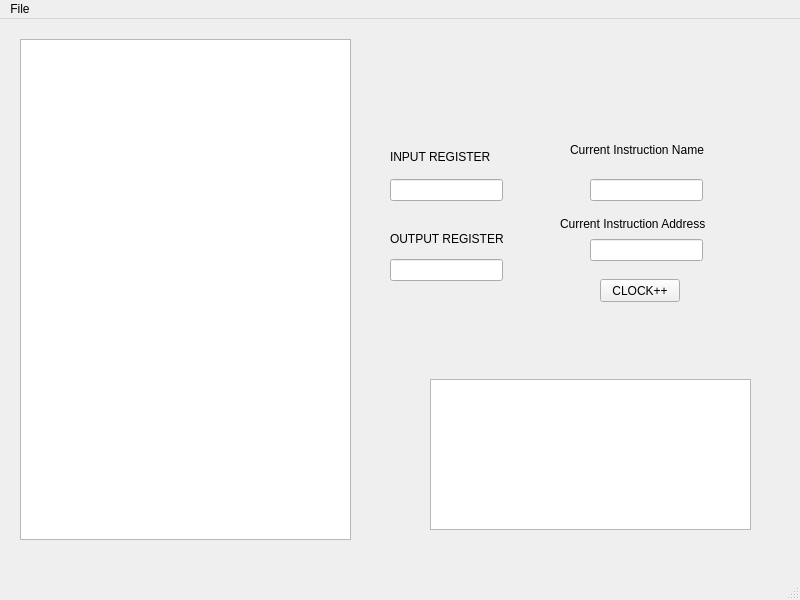
<?xml version="1.0" encoding="UTF-8"?>
<ui version="4.0">
 <class>MainWindow</class>
 <widget class="QMainWindow" name="MainWindow">
  <property name="geometry">
   <rect>
    <x>0</x>
    <y>0</y>
    <width>800</width>
    <height>600</height>
   </rect>
  </property>
  <property name="windowTitle">
   <string>MainWindow</string>
  </property>
  <widget class="QWidget" name="centralwidget">
   <widget class="QPushButton" name="clockbutton">
    <property name="geometry">
     <rect>
      <x>600</x>
      <y>260</y>
      <width>80</width>
      <height>23</height>
     </rect>
    </property>
    <property name="text">
     <string>CLOCK++</string>
    </property>
   </widget>
   <widget class="QLineEdit" name="currentInstructionBox">
    <property name="geometry">
     <rect>
      <x>590</x>
      <y>220</y>
      <width>113</width>
      <height>22</height>
     </rect>
    </property>
   </widget>
   <widget class="QLabel" name="label">
    <property name="geometry">
     <rect>
      <x>560</x>
      <y>194</y>
      <width>161</width>
      <height>21</height>
     </rect>
    </property>
    <property name="text">
     <string>Current Instruction Address</string>
    </property>
   </widget>
   <widget class="QLineEdit" name="currentInstructionName">
    <property name="geometry">
     <rect>
      <x>590</x>
      <y>160</y>
      <width>113</width>
      <height>22</height>
     </rect>
    </property>
   </widget>
   <widget class="QLabel" name="label_2">
    <property name="geometry">
     <rect>
      <x>570</x>
      <y>120</y>
      <width>151</width>
      <height>21</height>
     </rect>
    </property>
    <property name="text">
     <string>Current Instruction Name</string>
    </property>
   </widget>
   <widget class="QLineEdit" name="INPUTREG">
    <property name="geometry">
     <rect>
      <x>390</x>
      <y>160</y>
      <width>113</width>
      <height>22</height>
     </rect>
    </property>
   </widget>
   <widget class="QLabel" name="label_3">
    <property name="geometry">
     <rect>
      <x>390</x>
      <y>130</y>
      <width>131</width>
      <height>16</height>
     </rect>
    </property>
    <property name="text">
     <string>INPUT REGISTER</string>
    </property>
   </widget>
   <widget class="QLineEdit" name="OUTPUTREG">
    <property name="geometry">
     <rect>
      <x>390</x>
      <y>240</y>
      <width>113</width>
      <height>22</height>
     </rect>
    </property>
   </widget>
   <widget class="QLabel" name="label_4">
    <property name="geometry">
     <rect>
      <x>390</x>
      <y>210</y>
      <width>131</width>
      <height>20</height>
     </rect>
    </property>
    <property name="text">
     <string>OUTPUT REGISTER</string>
    </property>
   </widget>
   <widget class="QTextEdit" name="textEdit">
    <property name="geometry">
     <rect>
      <x>20</x>
      <y>20</y>
      <width>331</width>
      <height>501</height>
     </rect>
    </property>
   </widget>
   <widget class="QTextEdit" name="testbox">
    <property name="geometry">
     <rect>
      <x>430</x>
      <y>360</y>
      <width>321</width>
      <height>151</height>
     </rect>
    </property>
   </widget>
  </widget>
  <widget class="QMenuBar" name="menubar">
   <property name="geometry">
    <rect>
     <x>0</x>
     <y>0</y>
     <width>800</width>
     <height>22</height>
    </rect>
   </property>
   <widget class="QMenu" name="menuFile">
    <property name="title">
     <string>File</string>
    </property>
    <addaction name="actionOpen"/>
   </widget>
   <addaction name="menuFile"/>
  </widget>
  <widget class="QStatusBar" name="statusbar"/>
  <action name="actionOpen">
   <property name="text">
    <string>Open</string>
   </property>
  </action>
 </widget>
 <resources/>
 <connections/>
</ui>
